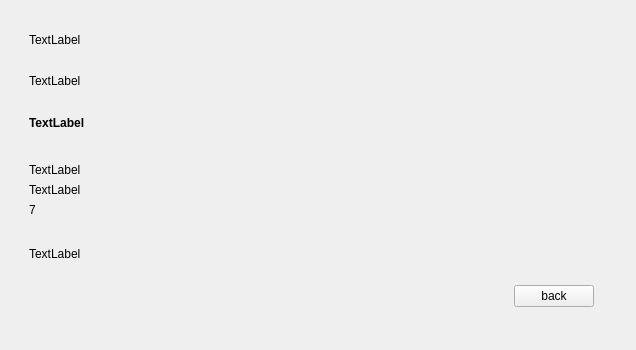
<?xml version="1.0" encoding="UTF-8"?>
<ui version="4.0">
 <class>Form</class>
 <widget class="QWidget" name="Form">
  <property name="geometry">
   <rect>
    <x>0</x>
    <y>0</y>
    <width>636</width>
    <height>350</height>
   </rect>
  </property>
  <property name="windowTitle">
   <string>Form</string>
  </property>
  <widget class="QFrame" name="frame_2">
   <property name="geometry">
    <rect>
     <x>25</x>
     <y>281</y>
     <width>581</width>
     <height>31</height>
    </rect>
   </property>
   <property name="frameShape">
    <enum>QFrame::NoFrame</enum>
   </property>
   <property name="frameShadow">
    <enum>QFrame::Plain</enum>
   </property>
   <layout class="QHBoxLayout" name="horizontalLayout">
    <property name="leftMargin">
     <number>0</number>
    </property>
    <property name="topMargin">
     <number>0</number>
    </property>
    <property name="rightMargin">
     <number>12</number>
    </property>
    <property name="bottomMargin">
     <number>0</number>
    </property>
    <item>
     <spacer name="horizontalSpacer">
      <property name="orientation">
       <enum>Qt::Horizontal</enum>
      </property>
      <property name="sizeHint" stdset="0">
       <size>
        <width>482</width>
        <height>20</height>
       </size>
      </property>
     </spacer>
    </item>
    <item>
     <widget class="QPushButton" name="but_back">
      <property name="text">
       <string>back</string>
      </property>
      <property name="autoDefault">
       <bool>true</bool>
      </property>
     </widget>
    </item>
   </layout>
  </widget>
  <widget class="QWidget" name="layoutWidget">
   <property name="geometry">
    <rect>
     <x>20</x>
     <y>30</y>
     <width>581</width>
     <height>241</height>
    </rect>
   </property>
   <layout class="QVBoxLayout" name="verticalLayout_2">
    <property name="spacing">
     <number>0</number>
    </property>
    <property name="leftMargin">
     <number>9</number>
    </property>
    <item>
     <layout class="QHBoxLayout" name="horizontalLayout_5">
      <item>
       <widget class="QLabel" name="lab_title">
        <property name="text">
         <string>TextLabel</string>
        </property>
       </widget>
      </item>
      <item>
       <spacer name="horizontalSpacer_2">
        <property name="orientation">
         <enum>Qt::Horizontal</enum>
        </property>
        <property name="sizeHint" stdset="0">
         <size>
          <width>40</width>
          <height>20</height>
         </size>
        </property>
       </spacer>
      </item>
     </layout>
    </item>
    <item>
     <spacer name="verticalSpacer_5">
      <property name="orientation">
       <enum>Qt::Vertical</enum>
      </property>
      <property name="sizeHint" stdset="0">
       <size>
        <width>20</width>
        <height>13</height>
       </size>
      </property>
     </spacer>
    </item>
    <item>
     <layout class="QHBoxLayout" name="horizontalLayout_4">
      <item>
       <widget class="QLabel" name="lab_desc">
        <property name="text">
         <string>TextLabel</string>
        </property>
       </widget>
      </item>
      <item>
       <spacer name="horizontalSpacer_3">
        <property name="orientation">
         <enum>Qt::Horizontal</enum>
        </property>
        <property name="sizeHint" stdset="0">
         <size>
          <width>40</width>
          <height>20</height>
         </size>
        </property>
       </spacer>
      </item>
     </layout>
    </item>
    <item>
     <spacer name="verticalSpacer_4">
      <property name="orientation">
       <enum>Qt::Vertical</enum>
      </property>
      <property name="sizeHint" stdset="0">
       <size>
        <width>20</width>
        <height>13</height>
       </size>
      </property>
     </spacer>
    </item>
    <item>
     <layout class="QHBoxLayout" name="horizontalLayout_3">
      <item>
       <widget class="QLabel" name="lab_how">
        <property name="font">
         <font>
          <weight>75</weight>
          <italic>false</italic>
          <bold>true</bold>
         </font>
        </property>
        <property name="styleSheet">
         <string notr="true">font: bold;</string>
        </property>
        <property name="text">
         <string>TextLabel</string>
        </property>
       </widget>
      </item>
      <item>
       <spacer name="horizontalSpacer_4">
        <property name="orientation">
         <enum>Qt::Horizontal</enum>
        </property>
        <property name="sizeHint" stdset="0">
         <size>
          <width>40</width>
          <height>20</height>
         </size>
        </property>
       </spacer>
      </item>
     </layout>
    </item>
    <item>
     <spacer name="verticalSpacer_3">
      <property name="orientation">
       <enum>Qt::Vertical</enum>
      </property>
      <property name="sizeHint" stdset="0">
       <size>
        <width>20</width>
        <height>13</height>
       </size>
      </property>
     </spacer>
    </item>
    <item>
     <widget class="QFrame" name="frame_3">
      <property name="sizePolicy">
       <sizepolicy hsizetype="Preferred" vsizetype="Preferred">
        <horstretch>0</horstretch>
        <verstretch>0</verstretch>
       </sizepolicy>
      </property>
      <property name="frameShape">
       <enum>QFrame::NoFrame</enum>
      </property>
      <property name="frameShadow">
       <enum>QFrame::Plain</enum>
      </property>
      <layout class="QVBoxLayout" name="verticalLayout">
       <property name="leftMargin">
        <number>0</number>
       </property>
       <property name="rightMargin">
        <number>0</number>
       </property>
       <item>
        <widget class="QLabel" name="lab_step1">
         <property name="text">
          <string>TextLabel</string>
         </property>
         <property name="wordWrap">
          <bool>true</bool>
         </property>
        </widget>
       </item>
       <item>
        <widget class="QLabel" name="lab_step2">
         <property name="text">
          <string>TextLabel</string>
         </property>
         <property name="wordWrap">
          <bool>true</bool>
         </property>
        </widget>
       </item>
       <item>
        <widget class="QLabel" name="lab_step3">
         <property name="minimumSize">
          <size>
           <width>0</width>
           <height>13</height>
          </size>
         </property>
         <property name="text">
          <string>7</string>
         </property>
         <property name="wordWrap">
          <bool>true</bool>
         </property>
         <property name="openExternalLinks">
          <bool>true</bool>
         </property>
        </widget>
       </item>
      </layout>
     </widget>
    </item>
    <item>
     <spacer name="verticalSpacer_2">
      <property name="orientation">
       <enum>Qt::Vertical</enum>
      </property>
      <property name="sizeHint" stdset="0">
       <size>
        <width>20</width>
        <height>18</height>
       </size>
      </property>
     </spacer>
    </item>
    <item>
     <widget class="QLabel" name="lab_step4">
      <property name="text">
       <string>TextLabel</string>
      </property>
      <property name="wordWrap">
       <bool>true</bool>
      </property>
     </widget>
    </item>
    <item>
     <spacer name="verticalSpacer">
      <property name="orientation">
       <enum>Qt::Vertical</enum>
      </property>
      <property name="sizeType">
       <enum>QSizePolicy::Preferred</enum>
      </property>
      <property name="sizeHint" stdset="0">
       <size>
        <width>20</width>
        <height>10</height>
       </size>
      </property>
     </spacer>
    </item>
   </layout>
  </widget>
 </widget>
 <resources/>
 <connections/>
</ui>
